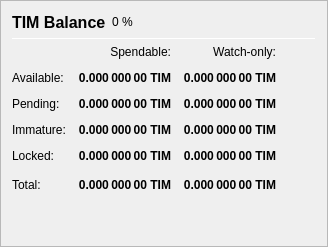
                   <widget class="QFrame" name="frame_Balances">
                    <property name="frameShape">
                     <enum>QFrame::StyledPanel</enum>
                    </property>
                    <property name="frameShadow">
                     <enum>QFrame::Raised</enum>
                    </property>
                    <layout class="QVBoxLayout" name="verticalLayout_4">
                     <item>
                      <layout class="QHBoxLayout" name="horizontalLayout_4">
                       <item>
                        <widget class="QLabel" name="label_5">
                         <property name="minimumSize">
                          <size>
                           <width>0</width>
                           <height>20</height>
                          </size>
                         </property>
                         <property name="font">
                          <font>
                           <pointsize>12</pointsize>
                           <weight>75</weight>
                           <bold>true</bold>
                          </font>
                         </property>
                         <property name="text">
                          <string>TIM Balance</string>
                         </property>
                        </widget>
                       </item>
                       <item>
                        <widget class="QLabel" name="labelTIMPercent">
                         <property name="text">
                          <string notr="true">0 %</string>
                         </property>
                        </widget>
                       </item>
                       <item>
                        <spacer name="horizontalSpacer_3">
                         <property name="orientation">
                          <enum>Qt::Horizontal</enum>
                         </property>
                         <property name="sizeHint" stdset="0">
                          <size>
                           <width>40</width>
                           <height>20</height>
                          </size>
                         </property>
                        </spacer>
                       </item>
                      </layout>
                     </item>
                     <item>
                      <widget class="Line" name="line_Balance">
                       <property name="minimumSize">
                        <size>
                         <width>0</width>
                         <height>1</height>
                        </size>
                       </property>
                       <property name="maximumSize">
                        <size>
                         <width>16777215</width>
                         <height>1</height>
                        </size>
                       </property>
                       <property name="orientation">
                        <enum>Qt::Horizontal</enum>
                       </property>
                      </widget>
                     </item>
                     <item>
                      <layout class="QGridLayout" name="gridLayout">
                       <property name="spacing">
                        <number>12</number>
                       </property>
                       <item row="0" column="1">
                        <widget class="QLabel" name="labelSpendable">
                         <property name="text">
                          <string>Spendable:</string>
                         </property>
                         <property name="alignment">
                          <set>Qt::AlignRight|Qt::AlignTrailing|Qt::AlignVCenter</set>
                         </property>
                        </widget>
                       </item>
                       <item row="0" column="2">
                        <widget class="QLabel" name="labelWatchonly">
                         <property name="text">
                          <string>Watch-only:</string>
                         </property>
                         <property name="alignment">
                          <set>Qt::AlignRight|Qt::AlignTrailing|Qt::AlignVCenter</set>
                         </property>
                        </widget>
                       </item>
                       <item row="1" column="0">
                        <widget class="QLabel" name="labelBalanceText">
                         <property name="text">
                          <string>Available:</string>
                         </property>
                        </widget>
                       </item>
                       <item row="1" column="1">
                        <widget class="QLabel" name="labelBalance">
                         <property name="font">
                          <font>
                           <weight>75</weight>
                           <bold>true</bold>
                          </font>
                         </property>
                         <property name="cursor">
                          <cursorShape>IBeamCursor</cursorShape>
                         </property>
                         <property name="toolTip">
                          <string>Your current spendable balance</string>
                         </property>
                         <property name="text">
                          <string notr="true">0.000 000 00 TIM</string>
                         </property>
                         <property name="alignment">
                          <set>Qt::AlignRight|Qt::AlignTrailing|Qt::AlignVCenter</set>
                         </property>
                         <property name="textInteractionFlags">
                          <set>Qt::LinksAccessibleByMouse|Qt::TextSelectableByKeyboard|Qt::TextSelectableByMouse</set>
                         </property>
                        </widget>
                       </item>
                       <item row="1" column="2">
                        <widget class="QLabel" name="labelWatchAvailable">
                         <property name="font">
                          <font>
                           <weight>75</weight>
                           <bold>true</bold>
                          </font>
                         </property>
                         <property name="cursor">
                          <cursorShape>IBeamCursor</cursorShape>
                         </property>
                         <property name="toolTip">
                          <string>Your current balance in watch-only addresses</string>
                         </property>
                         <property name="text">
                          <string notr="true">0.000 000 00 TIM</string>
                         </property>
                         <property name="alignment">
                          <set>Qt::AlignRight|Qt::AlignTrailing|Qt::AlignVCenter</set>
                         </property>
                         <property name="textInteractionFlags">
                          <set>Qt::LinksAccessibleByMouse|Qt::TextSelectableByKeyboard|Qt::TextSelectableByMouse</set>
                         </property>
                        </widget>
                       </item>
                       <item row="2" column="0">
                        <widget class="QLabel" name="labelPendingText">
                         <property name="text">
                          <string>Pending:</string>
                         </property>
                        </widget>
                       </item>
                       <item row="2" column="1">
                        <widget class="QLabel" name="labelUnconfirmed">
                         <property name="font">
                          <font>
                           <weight>75</weight>
                           <bold>true</bold>
                          </font>
                         </property>
                         <property name="cursor">
                          <cursorShape>IBeamCursor</cursorShape>
                         </property>
                         <property name="toolTip">
                          <string>Total of transactions that have yet to be confirmed, and do not yet count toward the spendable balance</string>
                         </property>
                         <property name="text">
                          <string notr="true">0.000 000 00 TIM</string>
                         </property>
                         <property name="alignment">
                          <set>Qt::AlignRight|Qt::AlignTrailing|Qt::AlignVCenter</set>
                         </property>
                         <property name="textInteractionFlags">
                          <set>Qt::LinksAccessibleByMouse|Qt::TextSelectableByKeyboard|Qt::TextSelectableByMouse</set>
                         </property>
                        </widget>
                       </item>
                       <item row="2" column="2">
                        <widget class="QLabel" name="labelWatchPending">
                         <property name="font">
                          <font>
                           <weight>75</weight>
                           <bold>true</bold>
                          </font>
                         </property>
                         <property name="cursor">
                          <cursorShape>IBeamCursor</cursorShape>
                         </property>
                         <property name="toolTip">
                          <string>Unconfirmed transactions to watch-only addresses</string>
                         </property>
                         <property name="text">
                          <string notr="true">0.000 000 00 TIM</string>
                         </property>
                         <property name="alignment">
                          <set>Qt::AlignRight|Qt::AlignTrailing|Qt::AlignVCenter</set>
                         </property>
                         <property name="textInteractionFlags">
                          <set>Qt::LinksAccessibleByMouse|Qt::TextSelectableByKeyboard|Qt::TextSelectableByMouse</set>
                         </property>
                        </widget>
                       </item>
                       <item row="3" column="0">
                        <widget class="QLabel" name="labelImmatureText">
                         <property name="text">
                          <string>Immature:</string>
                         </property>
                        </widget>
                       </item>
                       <item row="3" column="1">
                        <widget class="QLabel" name="labelImmature">
                         <property name="font">
                          <font>
                           <weight>75</weight>
                           <bold>true</bold>
                          </font>
                         </property>
                         <property name="cursor">
                          <cursorShape>IBeamCursor</cursorShape>
                         </property>
                         <property name="toolTip">
                          <string>Staked or masternode rewards that has not yet matured</string>
                         </property>
                         <property name="text">
                          <string notr="true">0.000 000 00 TIM</string>
                         </property>
                         <property name="alignment">
                          <set>Qt::AlignRight|Qt::AlignTrailing|Qt::AlignVCenter</set>
                         </property>
                         <property name="textInteractionFlags">
                          <set>Qt::LinksAccessibleByMouse|Qt::TextSelectableByKeyboard|Qt::TextSelectableByMouse</set>
                         </property>
                        </widget>
                       </item>
                       <item row="3" column="2">
                        <widget class="QLabel" name="labelWatchImmature">
                         <property name="font">
                          <font>
                           <weight>75</weight>
                           <bold>true</bold>
                          </font>
                         </property>
                         <property name="cursor">
                          <cursorShape>IBeamCursor</cursorShape>
                         </property>
                         <property name="toolTip">
                          <string>Staked or masternode rewards in watch-only addresses that has not yet matured</string>
                         </property>
                         <property name="text">
                          <string notr="true">0.000 000 00 TIM</string>
                         </property>
                         <property name="alignment">
                          <set>Qt::AlignRight|Qt::AlignTrailing|Qt::AlignVCenter</set>
                         </property>
                         <property name="textInteractionFlags">
                          <set>Qt::LinksAccessibleByMouse|Qt::TextSelectableByKeyboard|Qt::TextSelectableByMouse</set>
                         </property>
                        </widget>
                       </item>
                       <item row="4" column="0">
                        <widget class="QLabel" name="labelLockedBalanceText">
                         <property name="toolTip">
                          <string>Locked TIM or Masternode collaterals. These are excluded from zTIM minting.</string>
                         </property>
                         <property name="text">
                          <string>Locked:</string>
                         </property>
                        </widget>
                       </item>
                       <item row="4" column="1">
                        <widget class="QLabel" name="labelLockedBalance">
                         <property name="font">
                          <font>
                           <weight>75</weight>
                           <bold>true</bold>
                          </font>
                         </property>
                         <property name="cursor">
                          <cursorShape>IBeamCursor</cursorShape>
                         </property>
                         <property name="toolTip">
                          <string>Locked TIM or Masternode collaterals. These are excluded from zTIM minting.</string>
                         </property>
                         <property name="text">
                          <string notr="true">0.000 000 00 TIM</string>
                         </property>
                         <property name="alignment">
                          <set>Qt::AlignRight|Qt::AlignTrailing|Qt::AlignVCenter</set>
                         </property>
                         <property name="textInteractionFlags">
                          <set>Qt::LinksAccessibleByMouse|Qt::TextSelectableByKeyboard|Qt::TextSelectableByMouse</set>
                         </property>
                        </widget>
                       </item>
                       <item row="4" column="2">
                        <widget class="QLabel" name="labelWatchLocked">
                         <property name="font">
                          <font>
                           <weight>75</weight>
                           <bold>true</bold>
                          </font>
                         </property>
                         <property name="cursor">
                          <cursorShape>IBeamCursor</cursorShape>
                         </property>
                         <property name="toolTip">
                          <string>Current locked balance in watch-only addresses</string>
                         </property>
                         <property name="text">
                          <string notr="true">0.000 000 00 TIM</string>
                         </property>
                         <property name="alignment">
                          <set>Qt::AlignRight|Qt::AlignTrailing|Qt::AlignVCenter</set>
                         </property>
                         <property name="textInteractionFlags">
                          <set>Qt::LinksAccessibleByMouse|Qt::TextSelectableByKeyboard|Qt::TextSelectableByMouse</set>
                         </property>
                        </widget>
                       </item>
                       <item row="5" column="0">
                        <widget class="QLabel" name="labelTotalText">
                         <property name="toolTip">
                          <string>Your current TIMcoin balance, unconfirmed and immature transactions included</string>
                         </property>
                         <property name="text">
                          <string>Total:</string>
                         </property>
                        </widget>
                       </item>
                       <item row="5" column="1">
                        <widget class="QLabel" name="labelTotal">
                         <property name="font">
                          <font>
                           <weight>75</weight>
                           <bold>true</bold>
                          </font>
                         </property>
                         <property name="cursor">
                          <cursorShape>IBeamCursor</cursorShape>
                         </property>
                         <property name="toolTip">
                          <string>Your current TIMcoin balance, unconfirmed and immature transactions included</string>
                         </property>
                         <property name="text">
                          <string notr="true">0.000 000 00 TIM</string>
                         </property>
                         <property name="alignment">
                          <set>Qt::AlignRight|Qt::AlignTrailing|Qt::AlignVCenter</set>
                         </property>
                         <property name="textInteractionFlags">
                          <set>Qt::LinksAccessibleByMouse|Qt::TextSelectableByKeyboard|Qt::TextSelectableByMouse</set>
                         </property>
                        </widget>
                       </item>
                       <item row="5" column="2">
                        <widget class="QLabel" name="labelWatchTotal">
                         <property name="font">
                          <font>
                           <weight>75</weight>
                           <bold>true</bold>
                          </font>
                         </property>
                         <property name="cursor">
                          <cursorShape>IBeamCursor</cursorShape>
                         </property>
                         <property name="toolTip">
                          <string>Current total balance in watch-only addresses</string>
                         </property>
                         <property name="text">
                          <string notr="true">0.000 000 00 TIM</string>
                         </property>
                         <property name="alignment">
                          <set>Qt::AlignRight|Qt::AlignTrailing|Qt::AlignVCenter</set>
                         </property>
                         <property name="textInteractionFlags">
                          <set>Qt::LinksAccessibleByMouse|Qt::TextSelectableByKeyboard|Qt::TextSelectableByMouse</set>
                         </property>
                        </widget>
                       </item>
                       <item row="5" column="3">
                        <spacer name="horizontalSpacer_9">
                         <property name="orientation">
                          <enum>Qt::Horizontal</enum>
                         </property>
                         <property name="sizeHint" stdset="0">
                          <size>
                           <width>40</width>
                           <height>20</height>
                          </size>
                         </property>
                        </spacer>
                       </item>
                      </layout>
                     </item>
                     <item>
                      <spacer name="verticalSpacer_3">
                       <property name="orientation">
                        <enum>Qt::Vertical</enum>
                       </property>
                       <property name="sizeHint" stdset="0">
                        <size>
                         <width>20</width>
                         <height>40</height>
                        </size>
                       </property>
                      </spacer>
                     </item>
                    </layout>
                   </widget>
